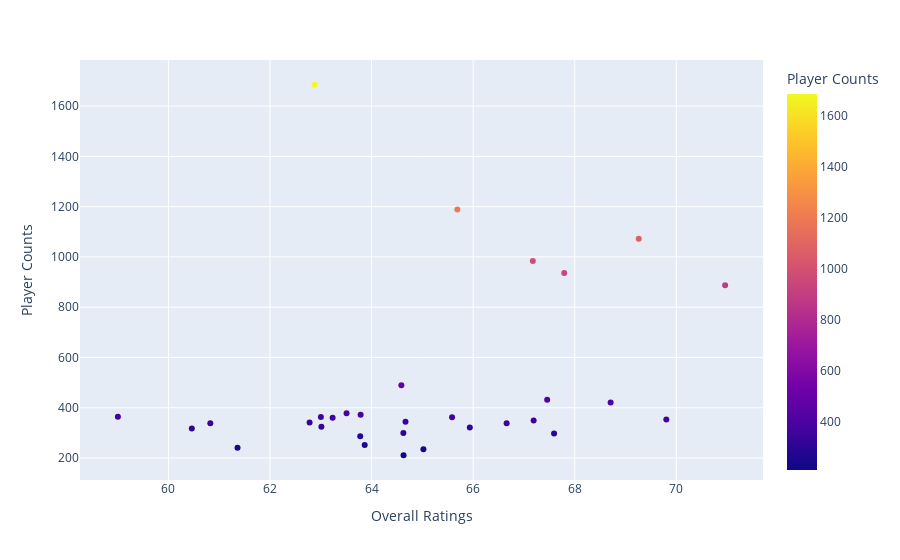

Source (notebook cell):
### Code cell
# PLOTTING THE DATA
px.scatter(best_avg_top, x ='Overall Ratings', y = 'Player Counts', color = 'Player Counts', hover_data=['nationality'])

### Figure 1 — Plotly figure (JSON) as saved in the notebook; plotly's stock layout.template omitted (floating-point values rounded to 4 significant figures)
{"data": [{"customdata": [["Argentina"], ["Australia"], ["Austria"], ["Belgium"], ["Brazil"], ["China PR"], ["Colombia"], ["Denmark"], ["Ecuador"], ["England"], ["France"], ["Germany"], ["Italy"], ["Japan"], ["Korea Republic"], ["Mexico"], ["Netherlands"], ["Norway"], ["Paraguay"], ["Poland"], ["Portugal"], ["Republic of Ireland"], ["Romania"], ["Saudi Arabia"], ["Scotland"], ["Spain"], ["Sweden"], ["Switzerland"], ["Turkey"], ["United States"], ["Uruguay"]], "hovertemplate": "Overall Ratings=%{x}<br>Player Counts=%{marker.color}<br>nationality=%{customdata[0]}<extra></extra>", "legendgroup": "", "marker": {"color": [936, 241, 321, 298, 887, 364, 338, 300, 252, 1685, 984, 1189, 421, 489, 341, 362, 432, 363, 235, 360, 353, 338, 324, 317, 287, 1072, 372, 211, 344, 378, 349], "coloraxis": "coloraxis", "symbol": "circle"}, "mode": "markers", "name": "", "orientation": "v", "showlegend": false, "type": "scatter", "x": [67.79, 61.36, 65.93, 67.59, 70.96, 59.01, 66.66, 64.63, 63.87, 62.88, 67.18, 65.69, 68.71, 64.59, 62.78, 65.59, 67.46, 63.0, 65.02, 63.23, 69.8, 60.83, 63.01, 60.46, 63.78, 69.26, 63.78, 64.63, 64.67, 63.51, 67.19], "xaxis": "x", "y": [936, 241, 321, 298, 887, 364, 338, 300, 252, 1685, 984, 1189, 421, 489, 341, 362, 432, 363, 235, 360, 353, 338, 324, 317, 287, 1072, 372, 211, 344, 378, 349], "yaxis": "y"}], "layout": {"coloraxis": {"colorbar": {"title": {"text": "Player Counts"}}, "colorscale": [[0, "#0d0887"], [0.1111, "#46039f"], [0.2222, "#7201a8"], [0.3333, "#9c179e"], [0.4444, "#bd3786"], [0.5556, "#d8576b"], [0.6667, "#ed7953"], [0.7778, "#fb9f3a"], [0.8889, "#fdca26"], [1, "#f0f921"]]}, "legend": {"tracegroupgap": 0}, "margin": {"t": 60}, "xaxis": {"anchor": "y", "domain": [0, 1], "title": {"text": "Overall Ratings"}}, "yaxis": {"anchor": "x", "domain": [0, 1], "title": {"text": "Player Counts"}}}}
